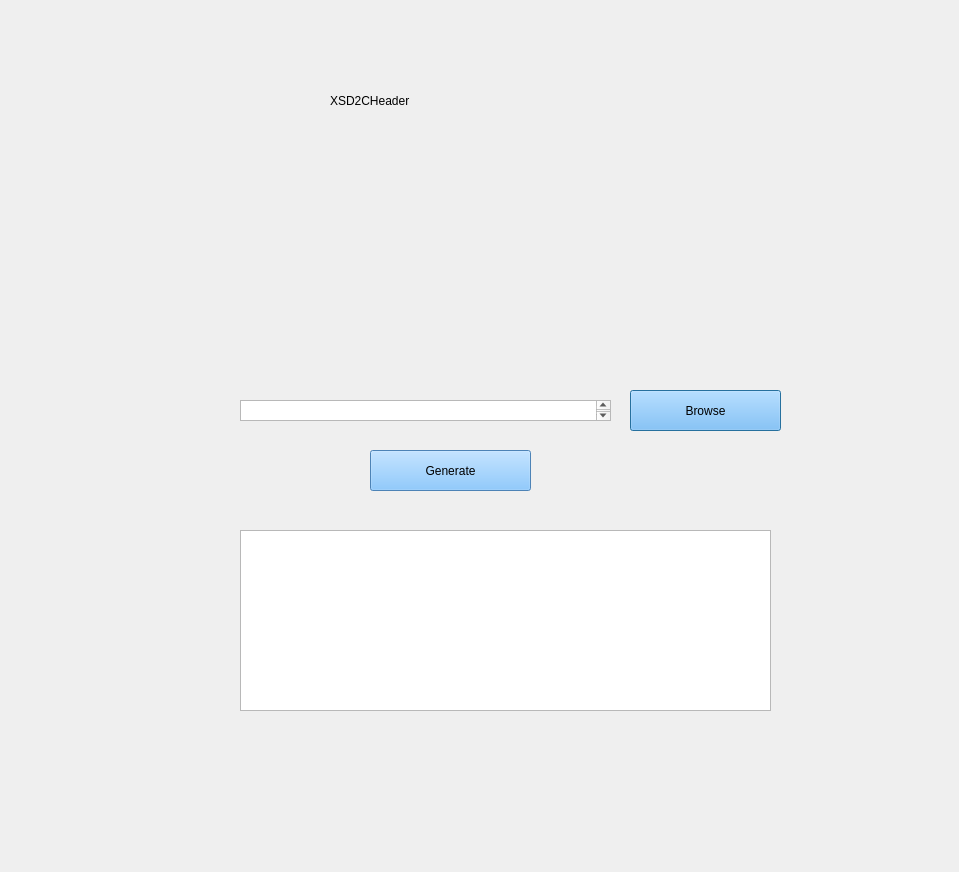
<?xml version="1.0" encoding="UTF-8"?>
<ui version="4.0">
 <class>Dialog</class>
 <widget class="QDialog" name="Dialog">
  <property name="geometry">
   <rect>
    <x>0</x>
    <y>0</y>
    <width>959</width>
    <height>872</height>
   </rect>
  </property>
  <property name="windowTitle">
   <string>Dialog</string>
  </property>
  <widget class="QLabel" name="label">
   <property name="geometry">
    <rect>
     <x>-40</x>
     <y>-10</y>
     <width>1151</width>
     <height>881</height>
    </rect>
   </property>
   <property name="text">
    <string/>
   </property>
   <property name="pixmap">
    <pixmap>D:/Downloads/compilers.jpg</pixmap>
   </property>
  </widget>
  <widget class="QPushButton" name="browse">
   <property name="geometry">
    <rect>
     <x>630</x>
     <y>390</y>
     <width>151</width>
     <height>41</height>
    </rect>
   </property>
   <property name="styleSheet">
    <string notr="true">background-color: rgb(108, 184, 255);
color: rgb(0, 0, 0);
font: 14pt &quot;MS Shell Dlg 2&quot;;</string>
   </property>
   <property name="text">
    <string>Browse</string>
   </property>
  </widget>
  <widget class="QTextBrowser" name="filename">
   <property name="geometry">
    <rect>
     <x>240</x>
     <y>400</y>
     <width>371</width>
     <height>21</height>
    </rect>
   </property>
   <property name="styleSheet">
    <string notr="true">font: 10pt &quot;MS Shell Dlg 2&quot;;</string>
   </property>
  </widget>
  <widget class="QPushButton" name="proceed">
   <property name="geometry">
    <rect>
     <x>370</x>
     <y>450</y>
     <width>161</width>
     <height>41</height>
    </rect>
   </property>
   <property name="styleSheet">
    <string notr="true">font: 75 14pt &quot;MS Shell Dlg 2&quot;;
background-color: rgb(108, 184, 255);</string>
   </property>
   <property name="text">
    <string>Generate</string>
   </property>
  </widget>
  <widget class="QTextBrowser" name="View">
   <property name="geometry">
    <rect>
     <x>240</x>
     <y>530</y>
     <width>531</width>
     <height>181</height>
    </rect>
   </property>
   <property name="styleSheet">
    <string notr="true">font: 75 12pt &quot;MS Shell Dlg 2&quot;;</string>
   </property>
  </widget>
  <widget class="QLabel" name="label_2">
   <property name="geometry">
    <rect>
     <x>330</x>
     <y>80</y>
     <width>291</width>
     <height>41</height>
    </rect>
   </property>
   <property name="styleSheet">
    <string notr="true">font: 75 28pt &quot;MS Shell Dlg 2&quot;;</string>
   </property>
   <property name="text">
    <string>XSD2CHeader</string>
   </property>
  </widget>
 </widget>
 <resources>
  <include location="D:/Compilers/test12.qrc"/>
 </resources>
 <connections/>
</ui>
